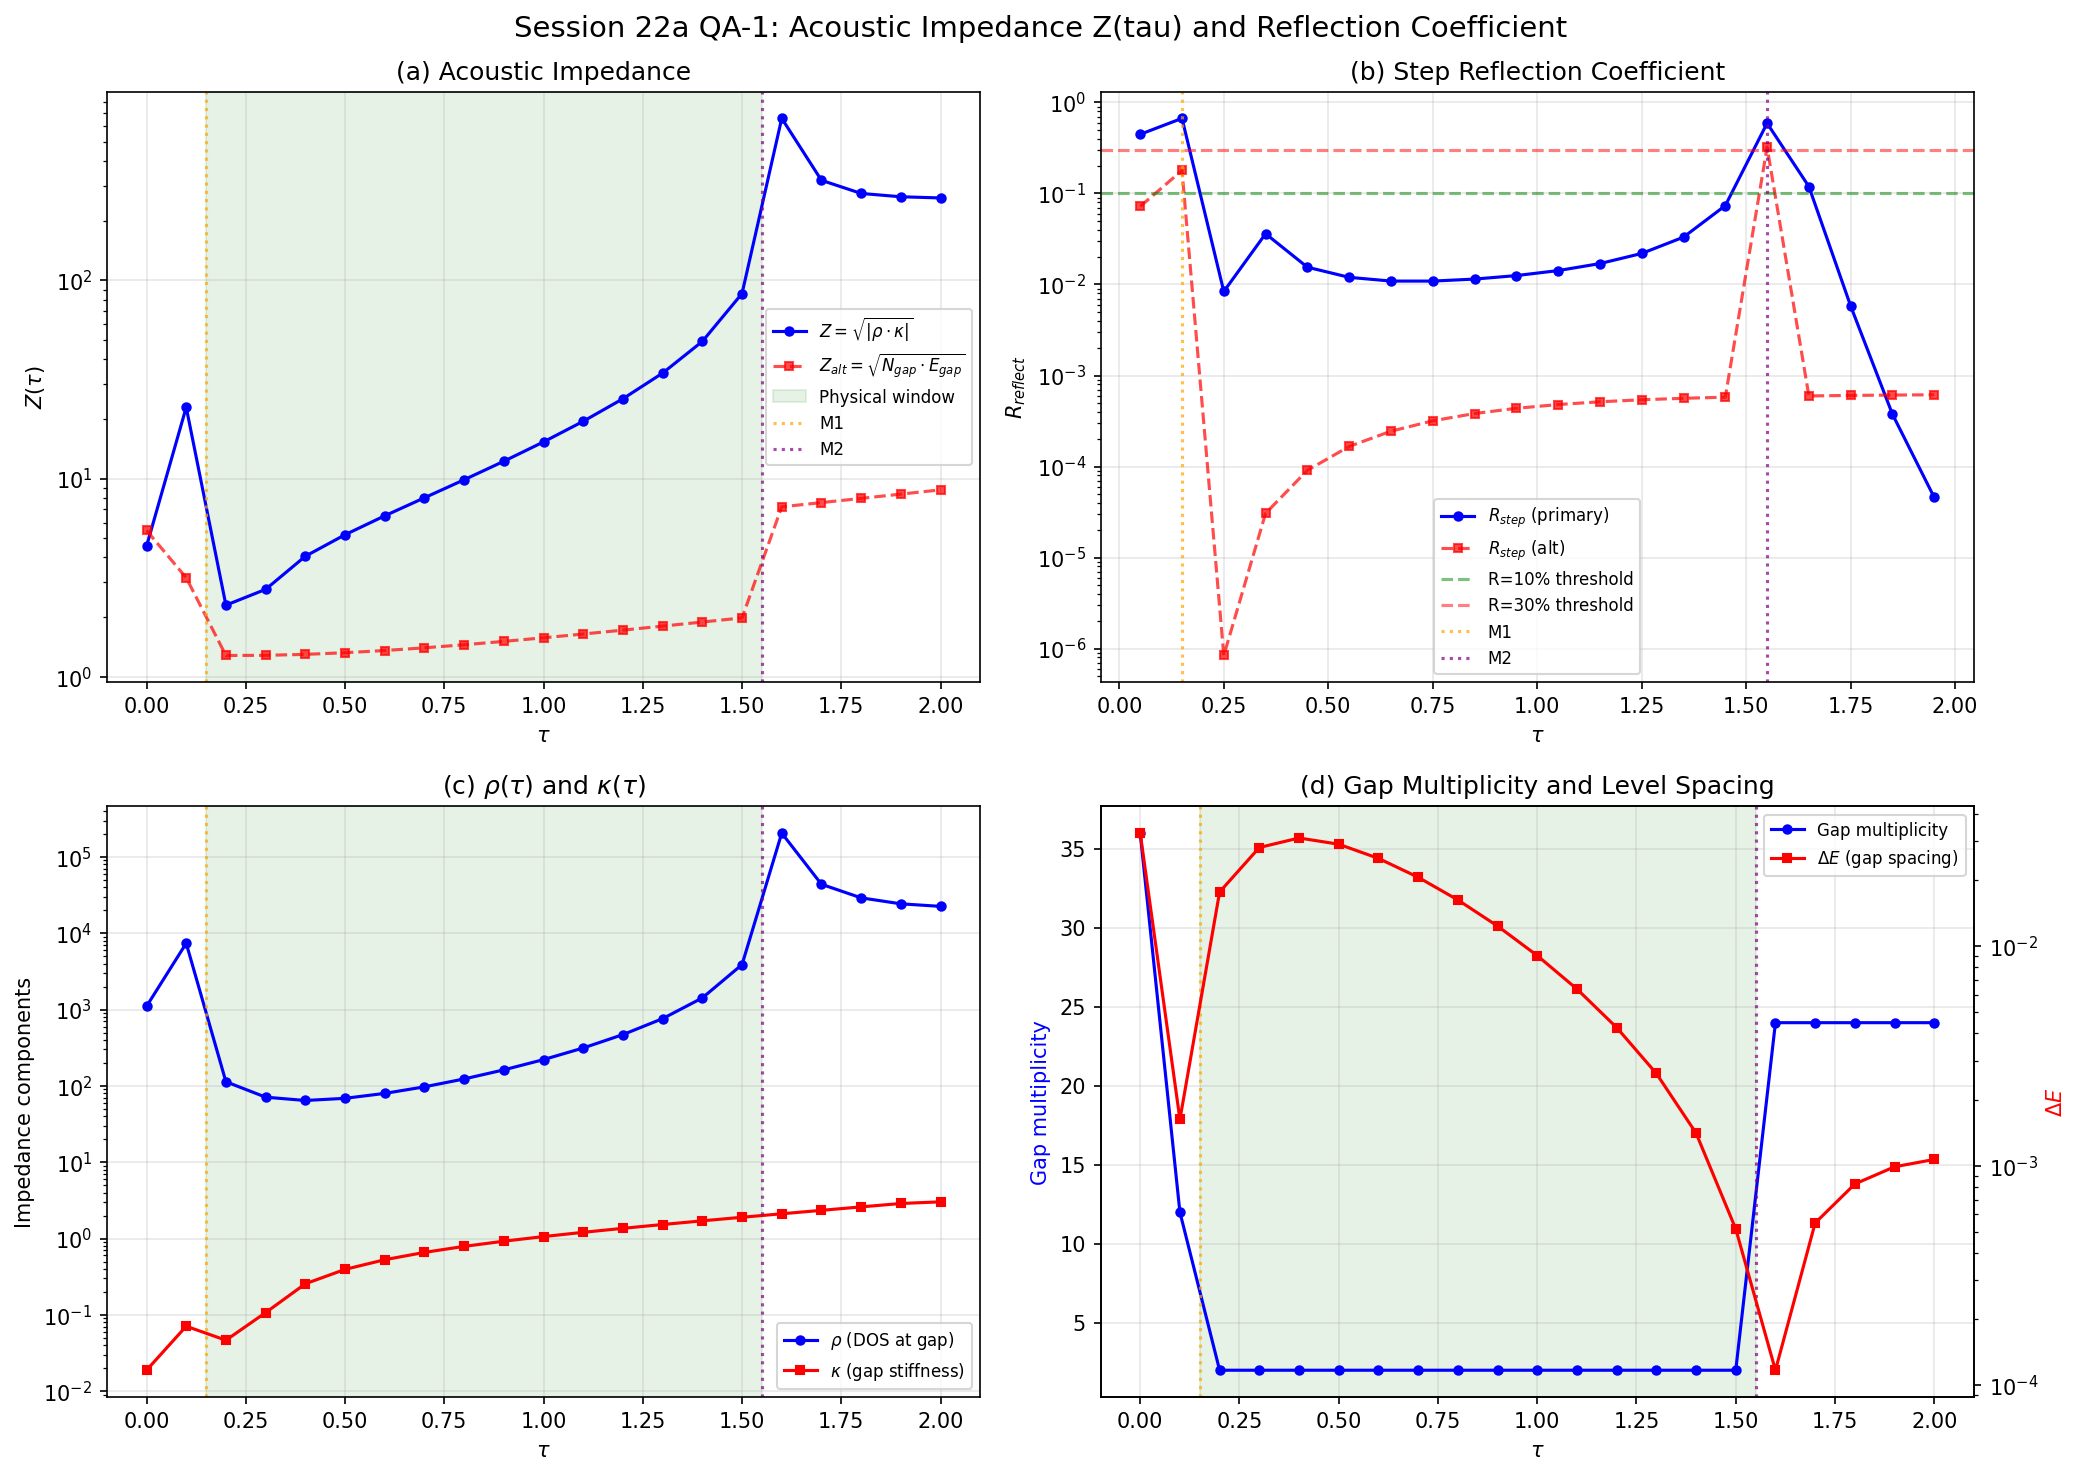

Generate this figure with Python:
#!/usr/bin/env python3
"""
Session 22a QA-1: Acoustic Impedance Z(tau) and Reflection Coefficient R_reflect(tau)

Computes the acoustic impedance of the Dirac spectrum at the phonon gap edge,
and the reflection coefficient at the Berry curvature monopole locations M1 and M2.

Physical picture: The Jensen deformation tau parametrizes an "internal acoustic medium."
The impedance Z(tau) = sqrt(|rho(tau) * kappa(tau)|) measures the spectral resistance
to a rolling modulus. At topological phase boundaries (M1, M2), the gap-edge sector
switches identity, creating an impedance mismatch that partially reflects the modulus.

Definitions:
  rho(tau) = mult_gap(tau) / delta_E(tau)   [DOS at gap edge]
    where delta_E = E_next - E_gap (spacing to next distinct level)
  kappa(tau) = |d(E_gap)/d(tau)|             [gap stiffness]
  Z(tau) = sqrt(|rho * kappa|)               [acoustic impedance]
  R_reflect = ((Z2 - Z1) / (Z2 + Z1))^2     [reflection coefficient]

Data: computations/session-19/s19a_sweep_data.npz (21 tau values, 11424 eigenvalues each)
Output: s22a_impedance.npz, s22a_impedance.png

Author: quantum-acoustics-theorist
Date: 2026-02-20
"""

import numpy as np
import matplotlib.pyplot as plt
from pathlib import Path

# ============================================================
# 1. LOAD DATA
# ============================================================
data_dir = Path(__file__).parent
data = np.load(data_dir / 's19a_sweep_data.npz', allow_pickle=True)
tau_values = data['tau_values']  # 21 values: 0.0, 0.1, ..., 2.0
n_tau = len(tau_values)

# Extract gap-edge properties at each tau
gap_ev = np.zeros(n_tau)        # gap eigenvalue (smallest)
next_ev = np.zeros(n_tau)       # next distinct eigenvalue
gap_mult = np.zeros(n_tau)      # multiplicity at gap edge
gap_sector_p = np.zeros(n_tau, dtype=int)
gap_sector_q = np.zeros(n_tau, dtype=int)
next_mult = np.zeros(n_tau)     # multiplicity at next level

for i in range(n_tau):
    ev = data[f'eigenvalues_{i}']
    p = data[f'sector_p_{i}']
    q = data[f'sector_q_{i}']
    m = data[f'multiplicities_{i}']

    # Sort unique eigenvalues
    unique_sorted = np.sort(np.unique(np.round(ev, 6)))
    gap_ev[i] = unique_sorted[0]
    next_ev[i] = unique_sorted[1]

    # Gap edge properties
    mask_gap = np.abs(ev - gap_ev[i]) < 1e-4
    gap_mult[i] = m[mask_gap].sum()
    # Dominant sector at gap edge
    sectors = list(zip(p[mask_gap].tolist(), q[mask_gap].tolist()))
    # Use first sector as representative
    gap_sector_p[i] = sectors[0][0]
    gap_sector_q[i] = sectors[0][1]

    mask_next = np.abs(ev - next_ev[i]) < 1e-4
    next_mult[i] = m[mask_next].sum()


# ============================================================
# 2. COMPUTE IMPEDANCE COMPONENTS
# ============================================================

# 2a. DOS at gap edge: rho = mult / delta_E
delta_E = next_ev - gap_ev  # level spacing
rho = gap_mult / delta_E    # DOS proxy [modes/energy]

# 2b. Gap stiffness: kappa = |d(gap)/d(tau)| via central differences
kappa = np.zeros(n_tau)
for i in range(n_tau):
    if i == 0:
        kappa[i] = abs(gap_ev[1] - gap_ev[0]) / (tau_values[1] - tau_values[0])
    elif i == n_tau - 1:
        kappa[i] = abs(gap_ev[-1] - gap_ev[-2]) / (tau_values[-1] - tau_values[-2])
    else:
        kappa[i] = abs(gap_ev[i+1] - gap_ev[i-1]) / (tau_values[i+1] - tau_values[i-1])

# 2c. Acoustic impedance
Z = np.sqrt(np.abs(rho * kappa))

# ============================================================
# 3. REFLECTION COEFFICIENTS
# ============================================================

# Step reflection: R between consecutive tau points
R_step = np.zeros(n_tau - 1)
for i in range(n_tau - 1):
    Z1, Z2 = Z[i], Z[i+1]
    if Z1 + Z2 > 0:
        R_step[i] = ((Z2 - Z1) / (Z2 + Z1))**2
    else:
        R_step[i] = 0.0

# Identify M1 and M2 transitions
# M1: around tau=0.10-0.20 (transition from fundamental to singlet)
# M2: around tau=1.50-1.60 (transition back)

# At M1 (between tau=0.10 and tau=0.20, indices 1->2):
i_M1 = 1  # tau=0.10 -> tau=0.20 transition
Z_M1_outside = Z[i_M1]
Z_M1_inside = Z[i_M1 + 1]
R_M1 = ((Z_M1_inside - Z_M1_outside) / (Z_M1_inside + Z_M1_outside))**2

# At M2 (between tau=1.50 and tau=1.60, indices 15->16):
i_M2 = 15  # tau=1.50 -> tau=1.60 transition
Z_M2_inside = Z[i_M2]
Z_M2_outside = Z[i_M2 + 1]
R_M2 = ((Z_M2_outside - Z_M2_inside) / (Z_M2_outside + Z_M2_inside))**2

# Also compute the effective impedance ratio at each transition
Z_ratio_M1 = max(Z_M1_outside, Z_M1_inside) / min(Z_M1_outside, Z_M1_inside) if min(Z_M1_outside, Z_M1_inside) > 0 else float('inf')
Z_ratio_M2 = max(Z_M2_outside, Z_M2_inside) / min(Z_M2_outside, Z_M2_inside) if min(Z_M2_outside, Z_M2_inside) > 0 else float('inf')

# Compute cavity round-trip loss
# After one M1 reflection and one M2 reflection:
R_cavity = R_M1 * R_M2  # fraction surviving one round trip
if R_cavity > 0:
    # Finesse-like parameter
    finesse = np.pi * np.sqrt(np.sqrt(R_M1 * R_M2)) / (1 - np.sqrt(R_M1 * R_M2))
else:
    finesse = 0.0

# ============================================================
# 4. ALTERNATIVE IMPEDANCE: USING TOTAL GAP-EDGE WEIGHT
# ============================================================
# Alternative definition: Z_alt = sqrt(mult * |E_gap|)
# This treats impedance as sqrt(rho * c_s^2) where c_s ~ E_gap
Z_alt = np.sqrt(gap_mult * gap_ev)

R_step_alt = np.zeros(n_tau - 1)
for i in range(n_tau - 1):
    Z1, Z2 = Z_alt[i], Z_alt[i+1]
    if Z1 + Z2 > 0:
        R_step_alt[i] = ((Z2 - Z1) / (Z2 + Z1))**2

R_M1_alt = ((Z_alt[i_M1+1] - Z_alt[i_M1]) / (Z_alt[i_M1+1] + Z_alt[i_M1]))**2
R_M2_alt = ((Z_alt[i_M2+1] - Z_alt[i_M2]) / (Z_alt[i_M2+1] + Z_alt[i_M2]))**2

# ============================================================
# 5. PRINT RESULTS
# ============================================================

print("=" * 80)
print("SESSION 22a QA-1: ACOUSTIC IMPEDANCE AND REFLECTION COEFFICIENTS")
print("=" * 80)
print()

print("--- Impedance Components at Each tau ---")
print(f"{'tau':>6s} {'gap_ev':>10s} {'next_ev':>10s} {'delta_E':>10s} {'mult':>6s} {'rho':>12s} {'kappa':>10s} {'Z':>10s} {'sector':>10s}")
print("-" * 90)
for i in range(n_tau):
    sec = f"({gap_sector_p[i]},{gap_sector_q[i]})"
    print(f"{tau_values[i]:6.2f} {gap_ev[i]:10.6f} {next_ev[i]:10.6f} {delta_E[i]:10.6f} {gap_mult[i]:6.0f} {rho[i]:12.2f} {kappa[i]:10.6f} {Z[i]:10.4f} {sec:>10s}")

print()
print("--- Step Reflection Coefficients (Primary: rho*kappa definition) ---")
print(f"{'tau_mid':>8s} {'R_step':>10s} {'Z_low':>10s} {'Z_high':>10s}")
print("-" * 45)
for i in range(n_tau - 1):
    tau_mid = (tau_values[i] + tau_values[i+1]) / 2
    print(f"{tau_mid:8.2f} {R_step[i]:10.6f} {Z[i]:10.4f} {Z[i+1]:10.4f}")

print()
print("=" * 80)
print("MONOPOLE REFLECTION ANALYSIS")
print("=" * 80)

print()
print(f"--- M1 (tau ~ 0.10 -> 0.20): Fundamental -> Singlet Transition ---")
print(f"  Z_outside (tau=0.10, fundamental, mult={gap_mult[i_M1]:.0f}): {Z[i_M1]:.6f}")
print(f"  Z_inside  (tau=0.20, singlet,     mult={gap_mult[i_M1+1]:.0f}):  {Z[i_M1+1]:.6f}")
print(f"  Impedance ratio: {Z_ratio_M1:.4f}")
print(f"  R_reflect(M1) = {R_M1:.6f} ({R_M1*100:.4f}%)")
print(f"  R_M1 > 0.10? {'YES' if R_M1 > 0.10 else 'NO'}")
print(f"  R_M1 > 0.30? {'YES' if R_M1 > 0.30 else 'NO'}")

print()
print(f"--- M2 (tau ~ 1.50 -> 1.60): Singlet -> Fundamental Transition ---")
print(f"  Z_inside  (tau=1.50, singlet,     mult={gap_mult[i_M2]:.0f}):  {Z[i_M2]:.6f}")
print(f"  Z_outside (tau=1.60, fundamental, mult={gap_mult[i_M2+1]:.0f}): {Z[i_M2+1]:.6f}")
print(f"  Impedance ratio: {Z_ratio_M2:.4f}")
print(f"  R_reflect(M2) = {R_M2:.6f} ({R_M2*100:.4f}%)")
print(f"  R_M2 > 0.10? {'YES' if R_M2 > 0.10 else 'NO'}")
print(f"  R_M2 > 0.30? {'YES' if R_M2 > 0.30 else 'NO'}")

print()
print("--- Cavity Parameters ---")
print(f"  Round-trip reflection: R_M1 * R_M2 = {R_cavity:.6f}")
print(f"  Cavity finesse: {finesse:.4f}")
print(f"  Cavity width: tau_M2 - tau_M1 = {tau_values[i_M2] - tau_values[i_M1+1]:.2f}")

print()
print("--- Alternative Impedance (Z_alt = sqrt(mult * E_gap)) ---")
print(f"  R_M1_alt = {R_M1_alt:.6f} ({R_M1_alt*100:.4f}%)")
print(f"  R_M2_alt = {R_M2_alt:.6f} ({R_M2_alt*100:.4f}%)")

# ============================================================
# 6. Constraint Gate ASSESSMENT
# ============================================================

print()
print("=" * 80)
print("Constraint Gate ASSESSMENT (QA-1)")
print("=" * 80)
print()

# Primary impedance definition
if R_M1 > 0.30 and R_M2 > 0.30:
    verdict = "DECISIVE: R_reflect > 0.30 at both M1 and M2"
    bf = 15
    pp = "+8-12 pp"
elif R_M1 > 0.10:
    verdict = "COMPELLING: R_reflect > 0.10 at M1"
    bf = 6
    pp = "+4-6 pp"
elif Z_ratio_M1 > 2.0 or Z_ratio_M2 > 2.0:
    verdict = "INTERESTING: Impedance discontinuity confirmed (Z ratio > 2)"
    bf = 3
    pp = "+1-3 pp"
elif R_M1 < 0.01 and R_M2 < 0.01:
    verdict = "CLOSED: Z(tau) smooth, R_reflect < 0.01"
    bf = 0.3
    pp = "-3-5 pp"
else:
    verdict = "INTERMEDIATE: Some impedance structure but below compelling threshold"
    bf = 2
    pp = "+0-2 pp"

print(f"  Primary Z (rho*kappa): {verdict}")
print(f"  Bayes factor: {bf}")
print(f"  Probability shift: {pp}")
print()

# Check alternative definition
if R_M1_alt > 0.30 and R_M2_alt > 0.30:
    verdict_alt = "DECISIVE (alt)"
elif R_M1_alt > 0.10:
    verdict_alt = "COMPELLING (alt)"
elif R_M1_alt < 0.01 and R_M2_alt < 0.01:
    verdict_alt = "CLOSED (alt)"
else:
    verdict_alt = "INTERMEDIATE (alt)"
print(f"  Alternative Z (sqrt(mult*E)): {verdict_alt}")
print(f"  R_M1_alt={R_M1_alt:.6f}, R_M2_alt={R_M2_alt:.6f}")

print()
print("--- Robustness: Cross-check with both definitions ---")
both_compelling = (R_M1 > 0.10 or R_M1_alt > 0.10) and (R_M2 > 0.10 or R_M2_alt > 0.10)
print(f"  At least one definition gives R > 0.10 at BOTH monopoles: {'YES' if both_compelling else 'NO'}")

# ============================================================
# 7. SAVE DATA
# ============================================================

np.savez(data_dir / 's22a_impedance.npz',
         tau_values=tau_values,
         gap_ev=gap_ev,
         next_ev=next_ev,
         delta_E=delta_E,
         gap_mult=gap_mult,
         gap_sector_p=gap_sector_p,
         gap_sector_q=gap_sector_q,
         rho=rho,
         kappa=kappa,
         Z=Z,
         Z_alt=Z_alt,
         R_step=R_step,
         R_step_alt=R_step_alt,
         R_M1=R_M1,
         R_M2=R_M2,
         R_M1_alt=R_M1_alt,
         R_M2_alt=R_M2_alt,
         Z_ratio_M1=Z_ratio_M1,
         Z_ratio_M2=Z_ratio_M2,
         finesse=finesse)

print()
print(f"Data saved to {data_dir / 's22a_impedance.npz'}")

# ============================================================
# 8. PLOT
# ============================================================

fig, axes = plt.subplots(2, 2, figsize=(14, 10))
fig.suptitle('Session 22a QA-1: Acoustic Impedance Z(tau) and Reflection Coefficient', fontsize=14)

# Panel (a): Z(tau) — primary definition
ax = axes[0, 0]
ax.semilogy(tau_values, Z, 'b-o', markersize=4, label=r'$Z = \sqrt{|\rho \cdot \kappa|}$')
ax.semilogy(tau_values, Z_alt, 'r--s', markersize=4, alpha=0.7, label=r'$Z_{alt} = \sqrt{N_{gap} \cdot E_{gap}}$')
ax.axvspan(0.15, 1.55, alpha=0.1, color='green', label='Physical window')
ax.axvline(0.15, color='orange', linestyle=':', alpha=0.7, label='M1')
ax.axvline(1.55, color='purple', linestyle=':', alpha=0.7, label='M2')
ax.set_xlabel(r'$\tau$')
ax.set_ylabel(r'$Z(\tau)$')
ax.set_title('(a) Acoustic Impedance')
ax.legend(fontsize=8)
ax.grid(True, alpha=0.3)

# Panel (b): Step reflection coefficient
ax = axes[0, 1]
tau_mid = (tau_values[:-1] + tau_values[1:]) / 2
ax.semilogy(tau_mid, R_step, 'b-o', markersize=4, label=r'$R_{step}$ (primary)')
ax.semilogy(tau_mid, R_step_alt, 'r--s', markersize=4, alpha=0.7, label=r'$R_{step}$ (alt)')
ax.axhline(0.10, color='green', linestyle='--', alpha=0.5, label='R=10% threshold')
ax.axhline(0.30, color='red', linestyle='--', alpha=0.5, label='R=30% threshold')
ax.axvline(0.15, color='orange', linestyle=':', alpha=0.7, label='M1')
ax.axvline(1.55, color='purple', linestyle=':', alpha=0.7, label='M2')
ax.set_xlabel(r'$\tau$')
ax.set_ylabel(r'$R_{reflect}$')
ax.set_title('(b) Step Reflection Coefficient')
ax.legend(fontsize=8)
ax.grid(True, alpha=0.3)

# Panel (c): Impedance components
ax = axes[1, 0]
ax.semilogy(tau_values, rho, 'b-o', markersize=4, label=r'$\rho$ (DOS at gap)')
ax.semilogy(tau_values, kappa, 'r-s', markersize=4, label=r'$\kappa$ (gap stiffness)')
ax.axvspan(0.15, 1.55, alpha=0.1, color='green')
ax.axvline(0.15, color='orange', linestyle=':', alpha=0.7)
ax.axvline(1.55, color='purple', linestyle=':', alpha=0.7)
ax.set_xlabel(r'$\tau$')
ax.set_ylabel('Impedance components')
ax.set_title(r'(c) $\rho(\tau)$ and $\kappa(\tau)$')
ax.legend(fontsize=8)
ax.grid(True, alpha=0.3)

# Panel (d): Gap multiplicity and level spacing
ax = axes[1, 1]
ax2 = ax.twinx()
ax.plot(tau_values, gap_mult, 'b-o', markersize=4, label='Gap multiplicity')
ax2.semilogy(tau_values, delta_E, 'r-s', markersize=4, label=r'$\Delta E$ (gap spacing)')
ax.axvspan(0.15, 1.55, alpha=0.1, color='green')
ax.axvline(0.15, color='orange', linestyle=':', alpha=0.7)
ax.axvline(1.55, color='purple', linestyle=':', alpha=0.7)
ax.set_xlabel(r'$\tau$')
ax.set_ylabel('Gap multiplicity', color='b')
ax2.set_ylabel(r'$\Delta E$', color='r')
ax.set_title('(d) Gap Multiplicity and Level Spacing')
# Combine legends
lines1, labels1 = ax.get_legend_handles_labels()
lines2, labels2 = ax2.get_legend_handles_labels()
ax.legend(lines1 + lines2, labels1 + labels2, fontsize=8)
ax.grid(True, alpha=0.3)

plt.tight_layout()
plt.savefig(data_dir / 's22a_impedance.png', dpi=150, bbox_inches='tight')
print(f"Plot saved to {data_dir / 's22a_impedance.png'}")
plt.close()

print()
print("Done.")
